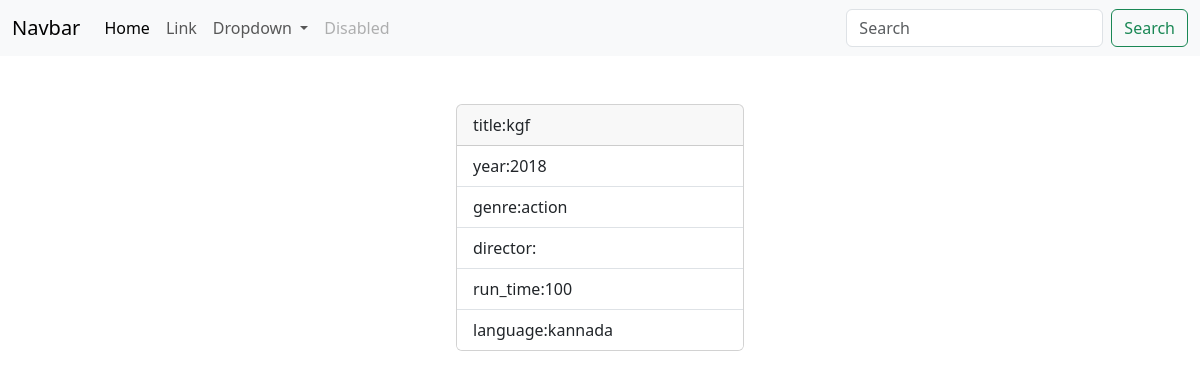
/movies/1/, run on the app's committed database.
### myapp/models.py (models this page shows, shortened)
class Movie(models.Model):
    title=models.CharField(max_length=200)
    year=models.CharField(max_length=200)
    director=models.CharField(max_length=200)
    run_time=models.PositiveIntegerField()
    language=models.CharField(max_length=200)
    genre=models.CharField(max_length=200)

### myapp/views.py (the view)
# urls.py: path('movies/<int:pk>/',views.MovieDetailView.as_view(),name="movie-detail"),
class MovieDetailView(View):
    def get(self,request,*args,**kwargs):
        id=kwargs.get("pk")
        qs=Movie.objects.get(id=id)
        return render(request,"movie_detail.html",{"data":qs})

### myapp/templates/movie_detail.html
{%extends 'base.html'%}
{%block main_block%}
<div class="container mt-5 d-flex justify-content-center">
  <div class="card" style="width: 18rem;">
      <div class="card-header">
        title:{{data.title}}
      </div>
      <ul class="list-group list-group-flush">
        <li class="list-group-item">year:{{data.year}}</li>
        <li class="list-group-item">genre:{{data.genre}}</li>
        <li class="list-group-item">director:{{data.director}}</li>
        <li class="list-group-item">run_time:{{data.run_time}}</li>
        <li class="list-group-item">language:{{data.language}}</li>
      </ul>
    </div>
</div>
{%endblock%}

### data on the page
Movie: title "kgf", year "2018", genre "action", run_time "100", language "kannada"
